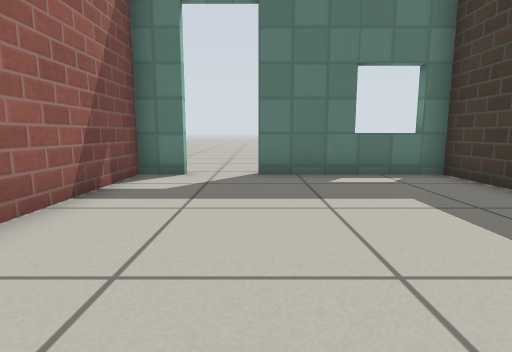
view 1 (above)

14 first-person views from a walk through a Gazebo world. The camera is 0.5 m above the floor, tilts 8° down and sees 80° across. The floor is counted in squares, 0.5 m on a side. Each view is taken from the middle of a square. On the plan, view 1 faces up. The plan holds only what a view shows up to about 12 squares ahead; the rest is blank. Gazebo's built-in surfaces are drawn with simple patterns.

view 2
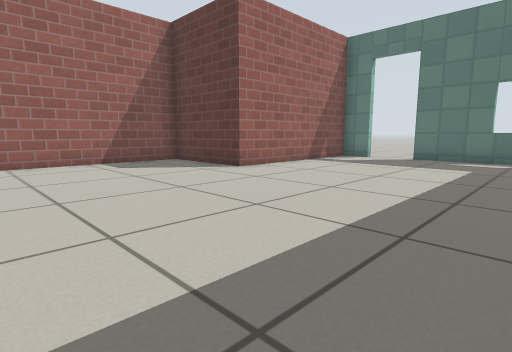

view 3
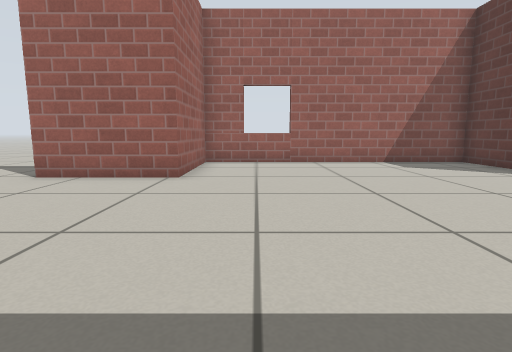

view 4
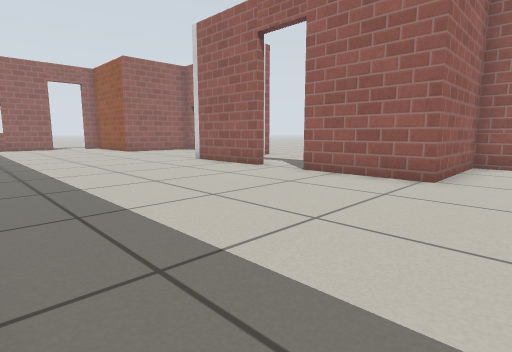

view 5
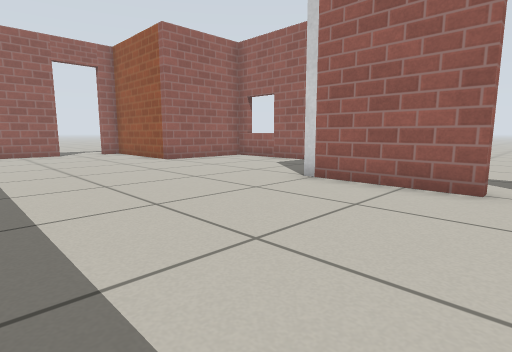

view 6
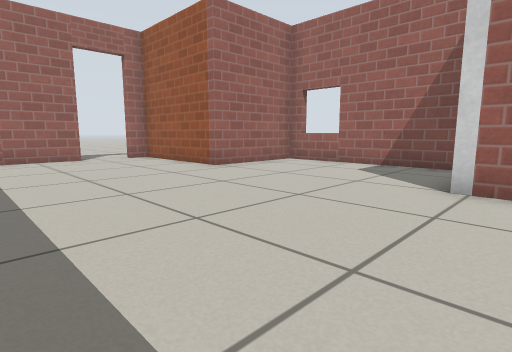

view 7
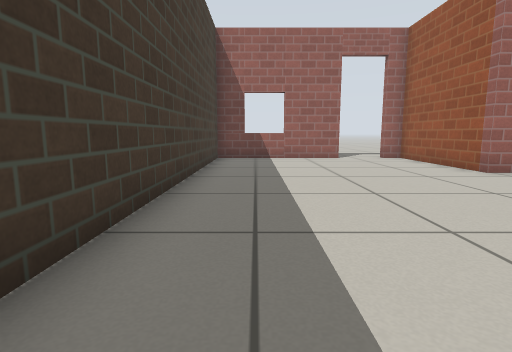

view 8
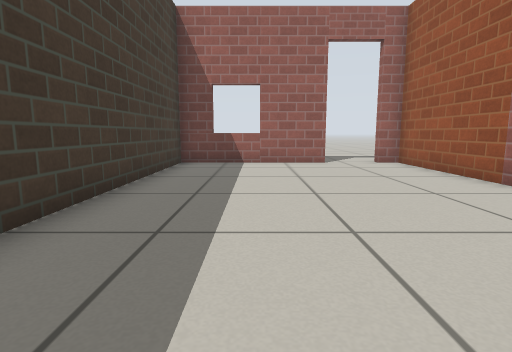

view 9
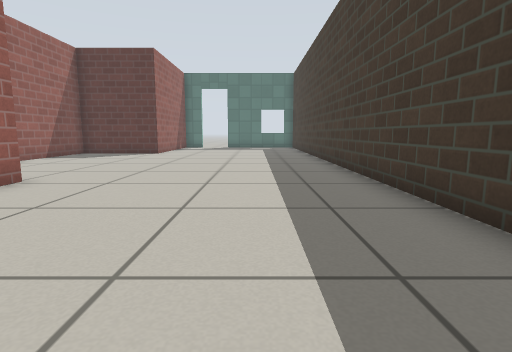

view 10
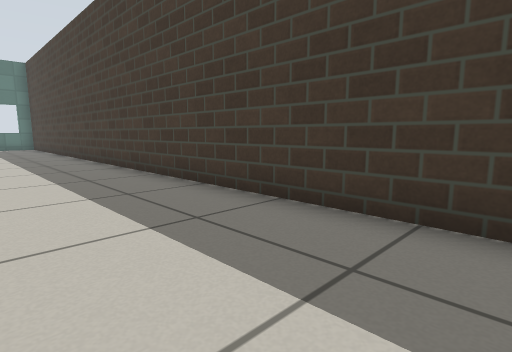

view 11
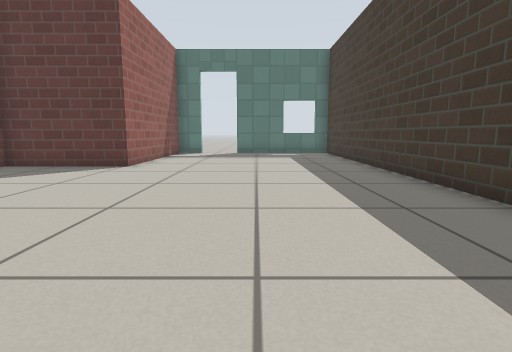

view 12
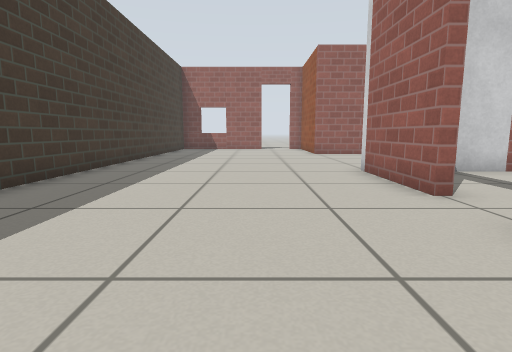

view 13
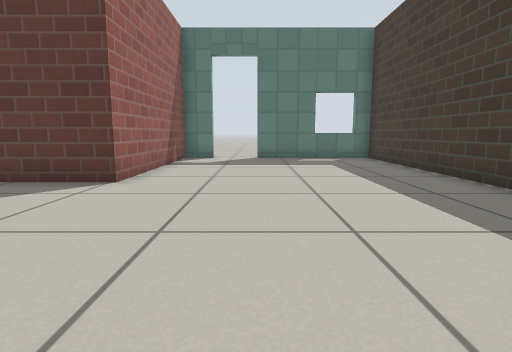

view 14
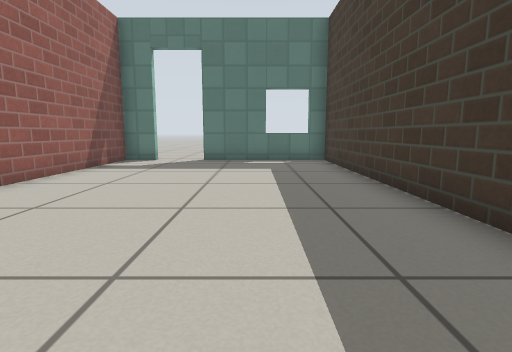

### Floor plan
Points are (right, up) in squares from view 1. A wall is a line through its corners. A room is listed if a view was taken in it or the views show most of it. See-through windows are left out.
Room 1 (views 1, 2, 3, 4, 5, 6, 7, 8, 9, 10, 11, 12, 13, 14)
walls: (-2.9, -12.8) (-2.9, -16.3); (-6.5, -17) (-6.5, -22.6) (-2.9, -22.6) (-2.9, -27.3) (-2.2, -27.3); (-0.4, -27.3) (4.6, -27.3) (4.6, 7.4) (0, 7.4); (-1.7, 7.4) (-2.9, 7.4) (-2.9, 1.2) (-6.5, 1.2) (-6.5, -7.7) (-2.9, -7.7) (-2.9, -11); (3.4, -27.8) (3.4, -27.3)
ways out: open door at (-3, -11.5); open door at (-1.5, -27.5); open door at (-0.5, 7.5)

Where each view was taken, in squares from view 1:
view 1: 0 up, 0 right, facing up
view 2: 5 down, 4 right, facing up-left
view 3: 6 down, 4 right, facing left
view 4: 6 down, 4 right, facing down-left
view 5: 12 down, 3 right, facing down-left
view 6: 15 down, 3 right, facing down-left
view 7: 15 down, 3 right, facing down
view 8: 17 down, 2 right, facing down
view 9: 14 down, 2 right, facing up
view 10: 15 down, 1 right, facing up-right
view 11: 8 down, 1 right, facing up
view 12: 8 down, 0 right, facing down
view 13: 5 down, 0 right, facing up
view 14: 4 down, 2 right, facing up
